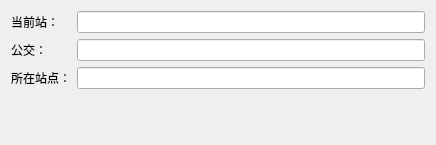
<?xml version="1.0" encoding="UTF-8"?>
<ui version="4.0">
 <class>MyDIalog2</class>
 <widget class="QDialog" name="MyDIalog2">
  <property name="geometry">
   <rect>
    <x>0</x>
    <y>0</y>
    <width>436</width>
    <height>145</height>
   </rect>
  </property>
  <property name="windowTitle">
   <string>MyDIalog2</string>
  </property>
  <layout class="QVBoxLayout" name="verticalLayout">
   <item>
    <layout class="QFormLayout" name="formLayout">
     <property name="fieldGrowthPolicy">
      <enum>QFormLayout::AllNonFixedFieldsGrow</enum>
     </property>
     <item row="0" column="0">
      <widget class="QLabel" name="Label">
       <property name="text">
        <string>当前站：</string>
       </property>
      </widget>
     </item>
     <item row="0" column="1">
      <widget class="QLineEdit" name="LineEdit"/>
     </item>
     <item row="1" column="0">
      <widget class="QLabel" name="Label_2">
       <property name="text">
        <string>公交：</string>
       </property>
      </widget>
     </item>
     <item row="1" column="1">
      <widget class="QLineEdit" name="LineEdit_2"/>
     </item>
     <item row="2" column="0">
      <widget class="QLabel" name="Label_3">
       <property name="text">
        <string>所在站点：</string>
       </property>
      </widget>
     </item>
     <item row="2" column="1">
      <widget class="QLineEdit" name="LineEdit_3"/>
     </item>
    </layout>
   </item>
  </layout>
 </widget>
 <layoutdefault spacing="6" margin="11"/>
 <resources/>
 <connections/>
</ui>
